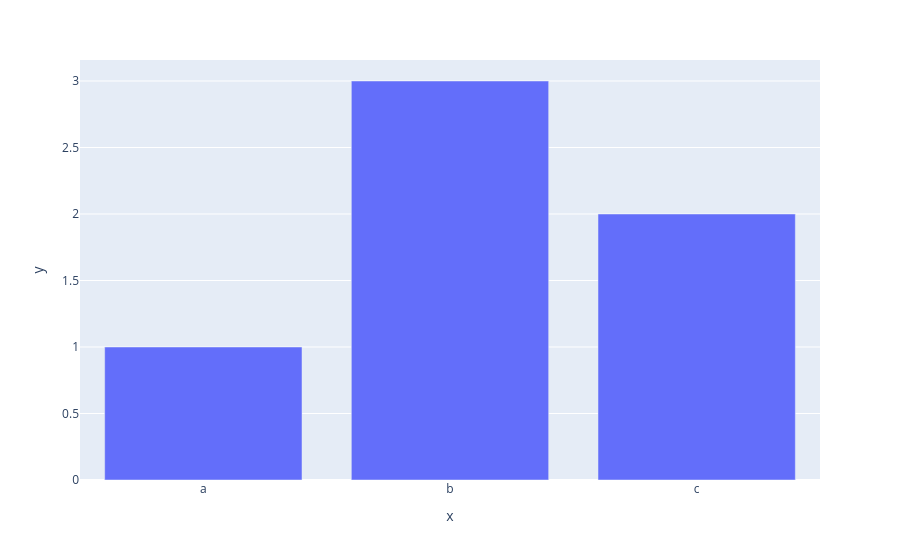

Source (notebook cell):
### Markdown cell above
### Plotly
- interactive
- can be made into a dashboard with plotly dash

### Code cell
fig_px = px.bar(x=x, y=y)
fig_px.show()

### Figure 1 — Plotly figure (JSON) as saved in the notebook; plotly's stock layout.template omitted (floating-point values rounded to 4 significant figures)
{"data": [{"alignmentgroup": "True", "hovertemplate": "x=%{x}<br>y=%{y}<extra></extra>", "legendgroup": "", "marker": {"color": "#636efa", "pattern": {"shape": ""}}, "name": "", "offsetgroup": "", "orientation": "v", "showlegend": false, "textposition": "auto", "type": "bar", "x": ["a", "b", "c"], "xaxis": "x", "y": [1, 3, 2], "yaxis": "y"}], "layout": {"barmode": "relative", "legend": {"tracegroupgap": 0}, "margin": {"t": 60}, "xaxis": {"anchor": "y", "domain": [0, 1], "title": {"text": "x"}}, "yaxis": {"anchor": "x", "domain": [0, 1], "title": {"text": "y"}}}}
